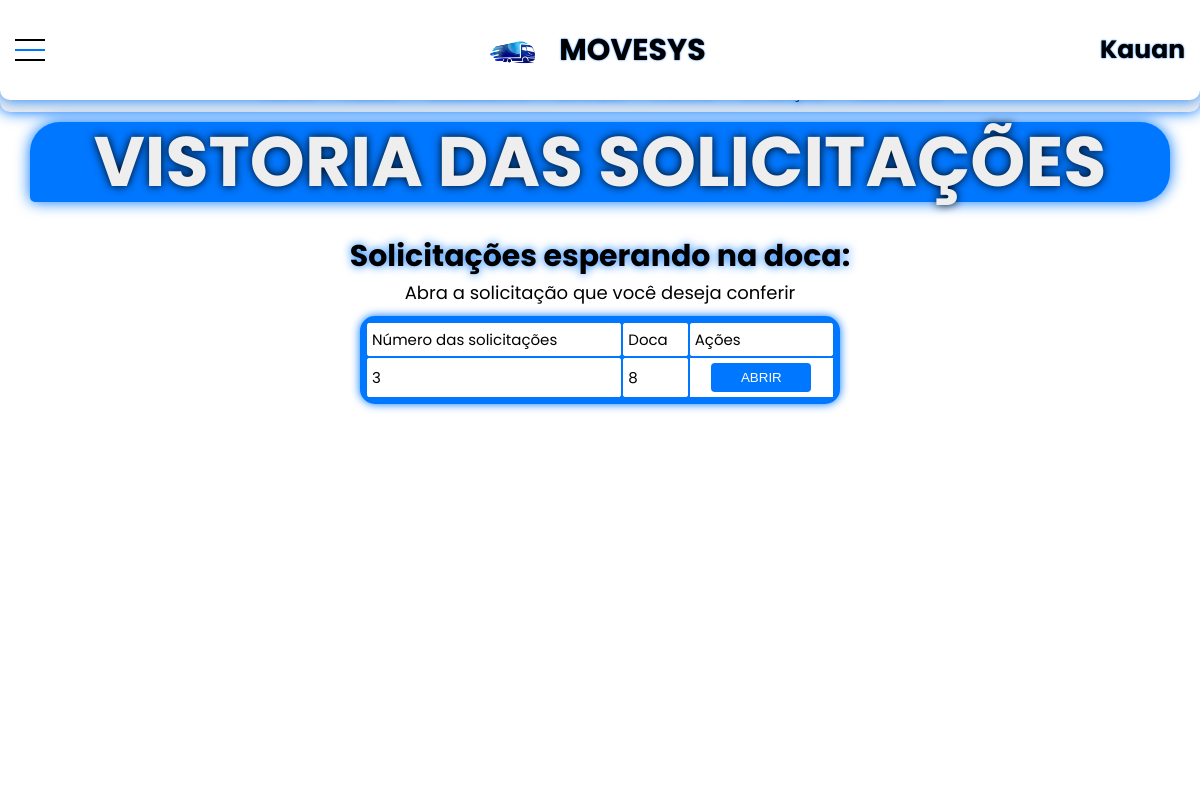
The page /Paginas/vistoriasolicitacoes.php (signed in) on the database as committed earlier.
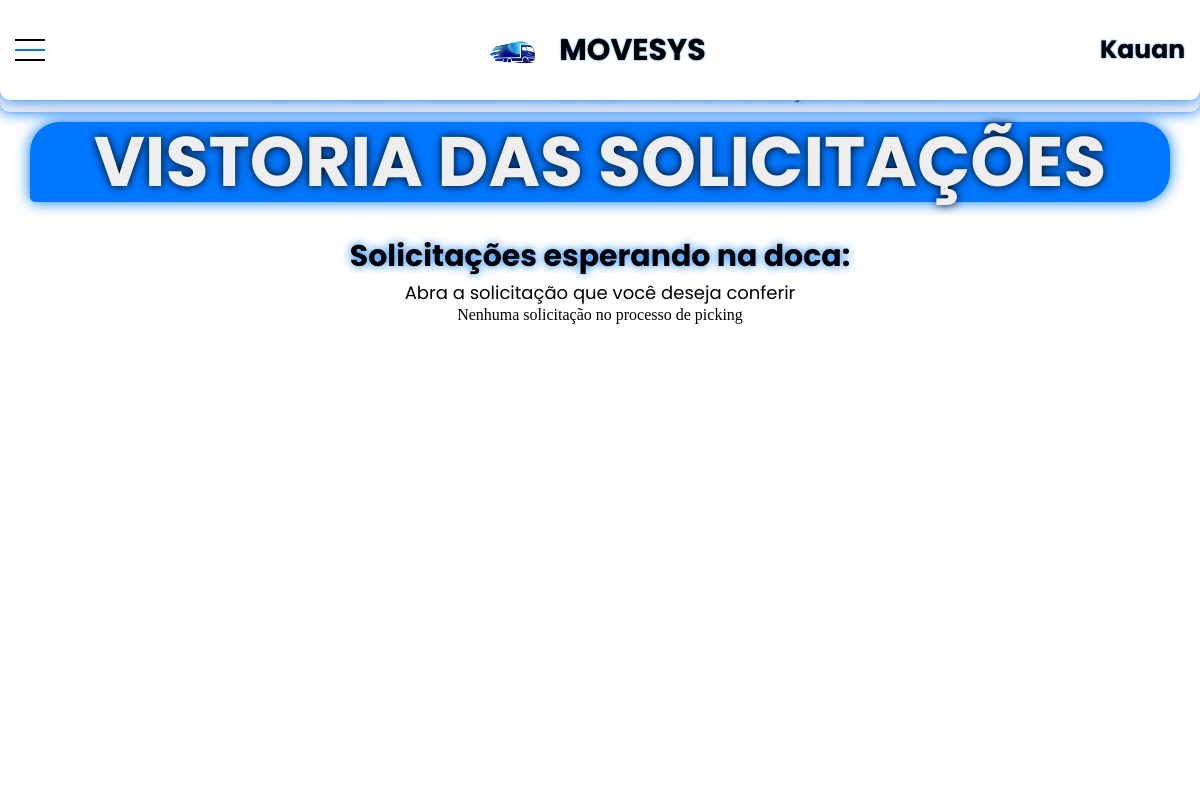
The same page on the database as committed later.
### tables this page shows
CREATE TABLE `solicitacoes` (
  `id_solicitacao` int(11) NOT NULL,
  `cod_solicitacao` int(11) DEFAULT NULL,
  `Observacao` varchar(255) DEFAULT NULL,
  `Situacao` varchar(255) NOT NULL,
  `Doca` int(11) DEFAULT NULL,
  `Doca_saida` int(11) DEFAULT NULL,
  `Data_criacao` datetime NOT NULL,
  `CNPJEmitente` varchar(65) NOT NULL,
  `CNPJ_Destinatario` varchar(65) NOT NULL,
  `CNPJ_Transportadora` varchar(65) NOT NULL,
  `codTurma` varchar(255) DEFAULT NULL
);

### Paginas/vistoriasolicitacoes.php (the view, shortened to what this page needs)
<!DOCTYPE html>
<html lang="pt-br">
<head>
    <link rel="stylesheet" href="../css/menuhorizontal.css"/>
    <link rel="stylesheet" href="../css/movimentacao.css"/>
</head>
<body>
<?php
if (empty($_SESSION['nome'])){
    header('Location: sair.php');
    exit();
} else {
    $hostname = "127.0.0.1";
    $user = "root";
    $password = "";
    $database = "logistica";
    $conexao = new mysqli($hostname, $user, $password, $database);
    if ($conexao->connect_errno) {
        echo "Failed to connect to MySQL: " . htmlspecialchars($conexao->connect_error);
        exit();
    } else {
    echo ' <header>
    <div class="container">
        <div class="main-horizontal">
            <ul class="ul-main">
                <li class="li-main">
                    <div class="teste">
                        <label for="main-button">
                            <div class="div-button-main">
                                <span class="button-main"></span>
                            </div>
                    </label>
                        <div class="juntos">
                            <img src="../css/cssimg/logo.png" style="max-width: 85px; max-height: 85px; margin-left: 20px; margin-top: 15px;">
                            <h1>MOVESYS</h1>
                        </div>
                        <h2>'.$_SESSION['nome'].'</h2>
                    </div>
                </li>
            </ul>
        </div>
    </div>
</header>
    <main>
        <div class="container-prin">
            <div class="submenu">
                <li class="lisubmenu">
                    <a href="projetoprofessor.php" class="functions-menu">VOLTAR</a>
                    <a href="criarpedido.php" class="functions-menu">PEDIDO</a>
                    <a href="carga.php" class="functions-menu">RECEBIMENTO</a>
                    <a href="estoque.php" class="functions-menu">ESTOQUE</a>
                    <a href="picking.php" class="functions-menu">PICKING</a>
                    <a href="expediçao.php" class="functions-menu">EXPEDIÇÃO</a>
                    <a href="relatorios.php" class="functions-menu">RELATÓRIOS</a>
                </li>
            </div>
            <div class="movimentacao-container">
                <div class="titulo-recebimento">
                    <h3>VISTORIA DAS SOLICITAÇÕES</h3>
                </div>
                <h4> Solicitações esperando na doca: </h6>
                <h7> Abra a solicitação que você deseja conferir </h7>
                ';
                $sql = "SELECT * FROM solicitacoes WHERE Situacao = 'Nas docas' AND codTurma ='{$_SESSION['codTurma']}'";
                $execute = $conexao -> query($sql);
                if($execute && $execute -> num_rows > 0){
                    echo '
                        <div class="div-operacoes">
                            <table class="tabela" style="width:40vw;">
                                <tr>
                                    <td> Número das solicitações </td>
                                    <td> Doca </td>
                                    <td> Ações </td>
                                </tr>
                    ';
                    while($row = $execute -> fetch_assoc()){
                        $cod_solicitacao = $row['cod_solicitacao'];
                        $id_solicitacao = $row['id_solicitacao'];
                        $doca = $row['Doca'];
                        echo '<tr>
                                <td>' . htmlspecialchars($cod_solicitacao) . '</td>
                                <td>' . htmlspecialchars($doca) . '</td>
                                <td style="display:flex; justify-content:center; align-itens:center;">
                                    <form action="processovistoriasolicitacoes.php" method="POST">
                                        <input type="hidden" name="id_solicitacao_vistoria" value="' . $id_solicitacao . '" style="display: block;"></label>
                                        <input type="submit" name="AbrirSolicitacao" value="ABRIR" style="display: block;" class="InputPego">
                                    </form>
                                </td>
                            </tr>';
                    }
                    echo '
                        </table>
                        <br>
                    </div>
                    ';
                } else{
                    echo 'Nenhuma solicitação no processo de picking';
                }
echo '
            </div>
        </div>
    </main>';
    }
    } ?>
</body>
</html>

### css/menuhorizontal.css (style rules this page uses)
h2 { margin-right: 15px; font-family: 'Poppins', sans-serif; font-size: 25px; text-shadow: 0 0 2px rgb(0, 119, 255); cursor: default; }
.container { width: 100%; height: 100vh; display: flex; flex-direction: column; flex-wrap: wrap; align-items: center; }
.main-horizontal { z-index: 1; width: 100%; height: auto; background-color: rgb(255, 255, 255); box-shadow: 0 0 15px rgb(0, 119, 255); border-radius: 0 0 10px 10px; display: flex; flex-direction: row; flex-wrap: wrap; justify-content: space-evenly; }
.ul-main { display: flex; flex-direction: row; }
.li-main { display: flex; flex-direction: row; align-items: center; }
.teste { width: 100vw; height: 100%; display: flex; flex-direction: row; justify-content: space-between; align-items: center; }
.juntos { display: flex; flex-direction: row; justify-content: center; align-items: center; }
.div-button-main { cursor: pointer; background: #fff; border-radius: 50%; width: 60px; height: 60px; }
.button-main { position: relative; display: block; background: rgb(0, 119, 255); width: 30px; height: 2px; top: 29px; left: 15px; transition: 0.5s ease-in-out; }
.button-main:before, .button-main:after { background: #000; content: ''; display: block; width: 100%; height: 100%; position: absolute; transition: 0.5s ease-in-out; }
.button-main:before { top: -10px; }
.button-main:after { bottom: -10px; }
.container-prin { margin-top: -90vh; width: 100%; height: auto; display: flex; flex-direction: row; flex-wrap: wrap; justify-content: center; align-items: center; }
.submenu { width: 100%; height: 5vh; background-color: #eeeeee; display: flex; flex-direction: row; justify-content: space-around; align-items: center; flex-wrap: nowrap; border-radius: 0 0 10px 10px; box-shadow: 0 0 15px rgb(0, 119, 255); }
.lisubmenu { display: flex; flex-direction: row; align-items: center; justify-content: space-around; }
.functions-menu { cursor: pointer; font-family: 'Poppins', sans-serif; font-size: 15px; margin: 15px; color: black; text-decoration: none; outline: none; text-shadow: 0 0 6px rgb(0, 119, 255); -moz-transition: all 0.3s; -webkit-transition: all 0.3s; transition: all 0.3s; }
@media only screen and (min-width: 899px) and (max-width: 1441px) { h1 { font-size: 30px; cursor: default; text-wrap: nowrap; } }
input { display: none; }

### css/movimentacao.css (style rules this page uses)
*, *:before, *:after { margin: 0; padding: 0; box-sizing: border-box; }
body { background-image: url("cssimg/fundopag.jpg"); background-position: center; background-size: cover; background-repeat: no-repeat; height: auto; }
h1 { font-family: 'Poppins', sans-serif; font-size: 30px; text-shadow: 0 0 2px rgb(0, 119, 255); cursor: default; }
h3 { color: #eeeeee; font-family: 'Poppins', sans-serif; font-size: 70px; text-shadow: 0 0 10px rgb(0, 0, 0); cursor: default; }
h4 { margin-top: 4vh; color: #000000; font-family: 'Poppins', sans-serif; font-size: 30px; text-shadow: 0 0 10px rgb(0, 119, 255); cursor: default; }
h7 { color: #000000; font-family: 'Poppins', sans-serif; font-size: 18px; cursor: default; }
.movimentacao-container { margin-top: 10px; z-index: 0; width: 95vw; min-height: 83vh; background-color: white; border-radius: 30px; display: flex; flex-direction: column; justify-content:first baseline; align-items: center; }
.titulo-recebimento { z-index: 2; width: 95vw; height: 10vh; border-radius: 30px 30px 30px 5px; background-color: rgb(0, 119, 255); display: flex; justify-content: center; align-items: center; box-shadow: 0 0 15px rgb(0, 119, 255); }
@media only screen and (min-width: 1025px) and (max-width: 1440px) { h1 { font-size: 30px; cursor: default; text-wrap: nowrap; } }
@media only screen and (min-width: 1025px) and (max-width: 1440px) { .container-prin { margin-top: -91vh; width: 100%; height: 100%; display: flex; flex-direction: row; flex-wrap: wrap; justify-content: center; align-items: center; } }
.tabela { padding: 5px; width: 100%; height: 300px; background-color: rgb(0, 119, 255); border: 1px; border-radius: 15px; box-shadow: 0 0 10px rgb(0, 119, 255); }
.tabela { margin: auto; margin-top: 10px; width: 85vw; height: auto; }
th, tr, td { padding: 5px; justify-content: center; align-items: center; background-color: #ffffff; border-radius: 3px; font-family: 'Poppins', sans-serif; color: #000000; font-size: 15px; }
.InputPego { cursor: pointer; width: 100px; padding: 7px; background-color: rgb(0, 119, 255); color: white; border: none; border-radius: 4px; -moz-transition: all 0.3s; -webkit-transition: all 0.3s; transition: all 0.3s; }

Rows that differ between the two databases and show on the page:
removed solicitacoes: cod_solicitacao "3", Doca "8"
Other text that changed with them:
text no longer shown: "Número das solicitações Doca Ações"
text now shown: "Nenhuma solicitação no processo de picking"
